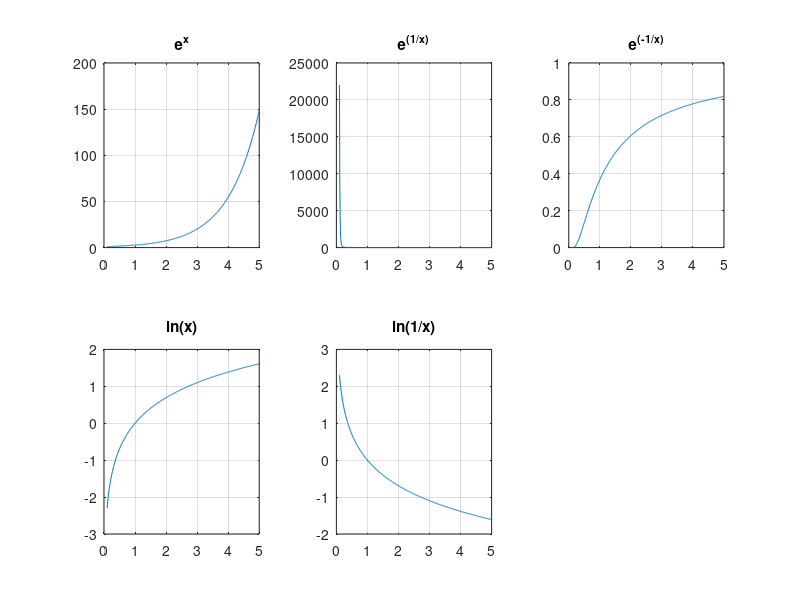

Recreate this plot in MATLAB.
% Examing exponential and natural log
clear all; clc; close all;

x = 0.1 : 0.01 : 5;

figure(1); clf;

% exp(x)
y1 = exp(x);
subplot(2,3,1); plot(x, y1); grid on; title('e^x');

% exp(1/x)
y2 = exp(1./x);
subplot(2,3,2); plot(x, y2); grid on; title('e^(^1^/^x^)');

% exp(-1/x)
y3 = exp(-1./x);
subplot(2,3,3); plot(x, y3); grid on; title('e^(^-^1^/^x^)');

%ln(x)
y4 = log(x);
subplot(2,3,4); plot(x, y4); grid on; title('ln(x)');

% ln(1/x)
y5 = log(1./x);
subplot(2,3,5); plot(x, y5); grid on; title('ln(1/x)');

set(gcf, 'units', 'inch', 'pos', [8.3750    1.7917   10.6146    6.0313]);

